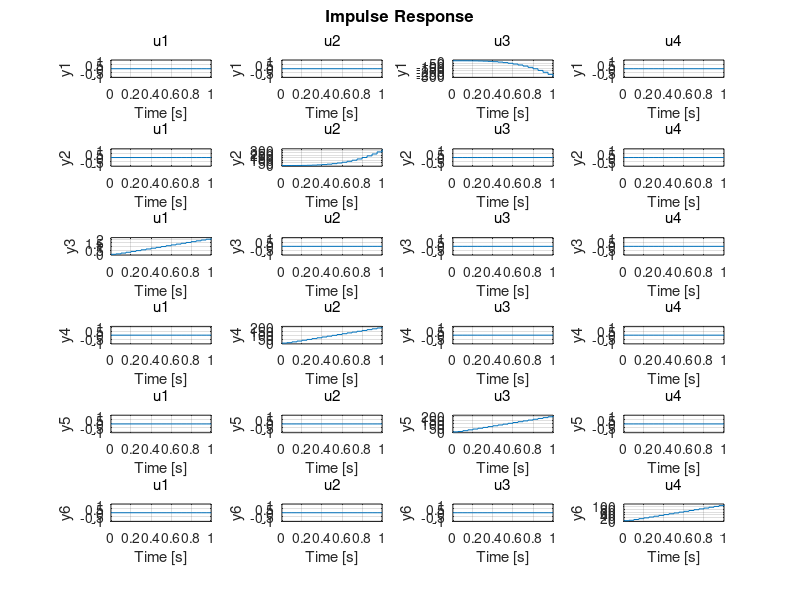

Reproduce this figure in MATLAB. (Note: this script raises an error after producing the figure.)
% Clear workspace
clear all; close all; clc;

% Parameters source: https://sal.aalto.fi/publications/pdf-files/eluu11_public.pdf
g = 9.81;   m = 0.468;  Ix = 4.856*10^-3;
Iy = 4.856*10^-3;   Iz = 8.801*10^-3;

% States:
% X1: x                         X4: x'
% X2: y                         X5: y'
% X3: z                         X6: z'
% X7: Pitch angle (x-axis)      X10: Pitch rate (x-axis)
% X8: Roll angle (y-axis)       X11: Roll rate (y-axis)
% X9: Yaw angle (z-axis)        X12: Yaw rate (z-axis)

% Inputs:                                   Outputs:
% U1: Total Upward Force (along z-axis)     Y1: Position along x axis
% U2: Pitch Torque (about x-axis)           Y2: Position along y axis
% U3: Roll Torque (about y-axis)            Y3: Position along z axis
% U4: Yaw Torque (about z-axis)             Y4: Pitch (about x-axis)
%                                           Y5: Roll (about y-axis)
%                                           Y6: Yaw (about z-axis)

% State Space Source: https://arxiv.org/ftp/arxiv/papers/1908/1908.07401.pdf
% X' = Ax + Bu
% Y = Cx

nStates = 12;
nInputs = 4;
nOutputs = 6;

A = [0  0  0  1  0  0  0  0  0  0  0  0;
     0  0  0  0  1  0  0  0  0  0  0  0;
     0  0  0  0  0  1  0  0  0  0  0  0;
     0  0  0  0  0  0  0  -g 0  0  0  0;
     0  0  0  0  0  0  g  0  0  0  0  0;
     0  0  0  0  0  0  0  0  0  0  0  0;
     0  0  0  0  0  0  0  0  0  1  0  0;
     0  0  0  0  0  0  0  0  0  0  1  0;
     0  0  0  0  0  0  0  0  0  0  0  1;
     0  0  0  0  0  0  0  0  0  0  0  0;
     0  0  0  0  0  0  0  0  0  0  0  0;
     0  0  0  0  0  0  0  0  0  0  0  0];

% Note: In paper, 1/m is in wrong spot
B = [0      0       0       0;
     0      0       0       0;
     0      0       0       0;
     0      0       0       0;
     0      0       0       0;
     1/m    0       0       0;
     0      0       0       0;
     0      0       0       0;
     0      0       0       0;
     0      1/Ix    0       0;
     0      0       1/Iy    0;
     0      0       0       1/Iz];

C = [1 0 0 0 0 0 0 0 0 0 0 0;
     0 1 0 0 0 0 0 0 0 0 0 0;
     0 0 1 0 0 0 0 0 0 0 0 0;
     0 0 0 0 0 0 1 0 0 0 0 0;
     0 0 0 0 0 0 0 1 0 0 0 0;
     0 0 0 0 0 0 0 0 1 0 0 0];

D = zeros(6,4);

continuous_system = ss(A, B, C, D);
T_s = 0.05;
discrete = c2d(continuous_system, T_s);

%Check if this works
impulse(discrete, 0:T_s:1)

%We should see that U1 gets us only translation in z, U2 couples Y2 and Y4,
%U3 couples Y1 and Y5, and U4 gets us Y6

%% Define goals
%Goal 1: settle at 1m height <2s
x_0_up = [0, 0, -1, ...
       0, 0, 0, ...
       0, 0, 0, ...
       0, 0, 0]'; %Redefine origin! 

%Goal 2: Stabilize from a 10-degree roll and pitch with <3deg overshoot
x_0_pitch = [0, 0, 0, ...
       0, 0, 0, ...
       10, 0, 0, ...
       0, 0, 0]'; %Pitch of 5 degrees

x_0_roll = [0, 0, 0, ...
       0, 0, 0, ...
       0, 10, 0, ...
       0, 0, 0]'; %Roll of 5 degrees
   
%Goal 3: Move from position (0,0,0) to within 5 cm of (1,1,1) within 5 seconds.
x_0_trans = [-1, -1, -1, ...
       0, 0, 0, ...
       0, 0, 0, ...
       0, 0, 0]'; %Redefine origin! 
   
%Define Q and R for the cost function. Begin with nominal ones for all.
Q = diag([1, 1, 1, ... % x, y, z
          1, 1, 1, ... % x', y', z'
          1, 1, 1, ... % roll, pitch, yaw
          1, 1, 1]);   % roll', pitch', yaw'

R = diag([10, 6000, 6000, 1]); % upward force, pitch torque, roll torque, yaw torque
%% Finite-Time Horizon LQR for Goal 1

%Calculate number of timesteps.
tSpan = 0:T_s:2;
nSteps = length(tSpan);

%Determine gains
[K, P] = LQR_LTI(discrete.A, discrete.B, Q, R, nSteps);

%Propagate
[ulqr, xlqr] = propagate(nInputs, nStates, nSteps, x_0_up, K, A, B);
%Plot
plot_states(xlqr, tSpan);

%% Finite-Time Horizon LQR for Goal 2

%Calculate number of timesteps.
tSpan = 0:T_s:0.2;
nSteps = length(tSpan);

%Determine gains
[K, P] = LQR_LTI(discrete.A, discrete.B, Q, R, nSteps);

%Pitch Goal
%Propagate
[ulqr, xlqr] = propagate(nInputs, nStates, nSteps, x_0_pitch, K, A, B);

%Plot
plot_states(xlqr, tSpan);

%Roll Goal
%Propagate
[ulqr, xlqr] = propagate(nInputs, nStates, nSteps, x_0_roll, K, A, B);

%Plot
plot_states(xlqr, tSpan);

%% Finite-Time Horizon For Goal 3

%Calculate number of timesteps.
tSpan = 0:T_s:5;
nSteps = length(tSpan);

%Determine gains
[K, P] = LQR_LTI(discrete.A, discrete.B, Q, R, nSteps);

%Pitch Goal
%Propagate
[ulqr, xlqr] = propagate(nInputs, nStates, nSteps, x_0_trans, K, A, B);

%Plot
plot_states(xlqr, tSpan);

%% Helper Functions

function [K, P] = LQR_LTI(A, B, Q, R, nSteps)
    %Set P up
    P = zeros(size(Q, 1), size(Q, 2), nSteps);
    %Initial value of P
    P(:, :, nSteps) = 1/2 * Q;
    %Set K up, initial K is 0, so this is fine.
    K = zeros(length(R), length(Q), nSteps);
        
    for i = nSteps-1:-1:1
        P_ = P(:,:, i+1);
        
        K(:, :, i) = ( 1/2 * R + B' * P_ * B )^(-1) * B' * P_ * A;
        P(:, :, i) = A' * P_ * ( A - B * K(:, :, i) ) + Q * 1/2;
    end
end

function [ulqr, xlqr] = propagate(nInputs, nStates, nSteps, x_0, K, A, B)
    %Set up for propagation
    ulqr = zeros(nInputs, nSteps);
    xlqr = zeros(nStates, nSteps);
    xlqr(:, 1) = x_0; 

    for i = 1:(nSteps -  1)
        ulqr(:,i) = K(:,:,i) * xlqr(:,i);
        xlqr(:,i+1) = (A*xlqr(:, i) - B*ulqr(:, i));
    end
end

function plot_states(xlqr, tSpan)
    figure();
    subplot(1, 2, 1);
    plot(tSpan, xlqr(1, :), '-r');
    hold on;
    plot(tSpan, xlqr(2, :), '-g');
    plot(tSpan, xlqr(3, :), '-b');
    plot(tSpan, xlqr(4, :), '--r');
    plot(tSpan, xlqr(5, :), '--g');
    plot(tSpan, xlqr(6, :), '--b');
    legend('x', 'y', 'z', 'x`', 'y`', 'z`');
    title("Translations(-) and Velocities (--)");
    xlabel("Time(s)");
    ylabel("Displacement (m)");

    subplot(1, 2, 2);
    plot(tSpan, xlqr(7, :), '-r');
    hold on;
    plot(tSpan, xlqr(8, :), '-g');
    plot(tSpan, xlqr(9, :), '-b');
    plot(tSpan, xlqr(10, :), '--r');
    plot(tSpan, xlqr(11, :), '--g');
    plot(tSpan, xlqr(12, :), '--b');
    legend('Pitch (about x)', 'Roll (about y)', 'Yaw (about z)', 'Pitch Rate', 'Roll Rate', 'Yaw Rate');
    title("Angular Displacements(-) and Velocities(--)");
    xlabel("Time(s)");
    ylabel("Displacement (deg)");
end
